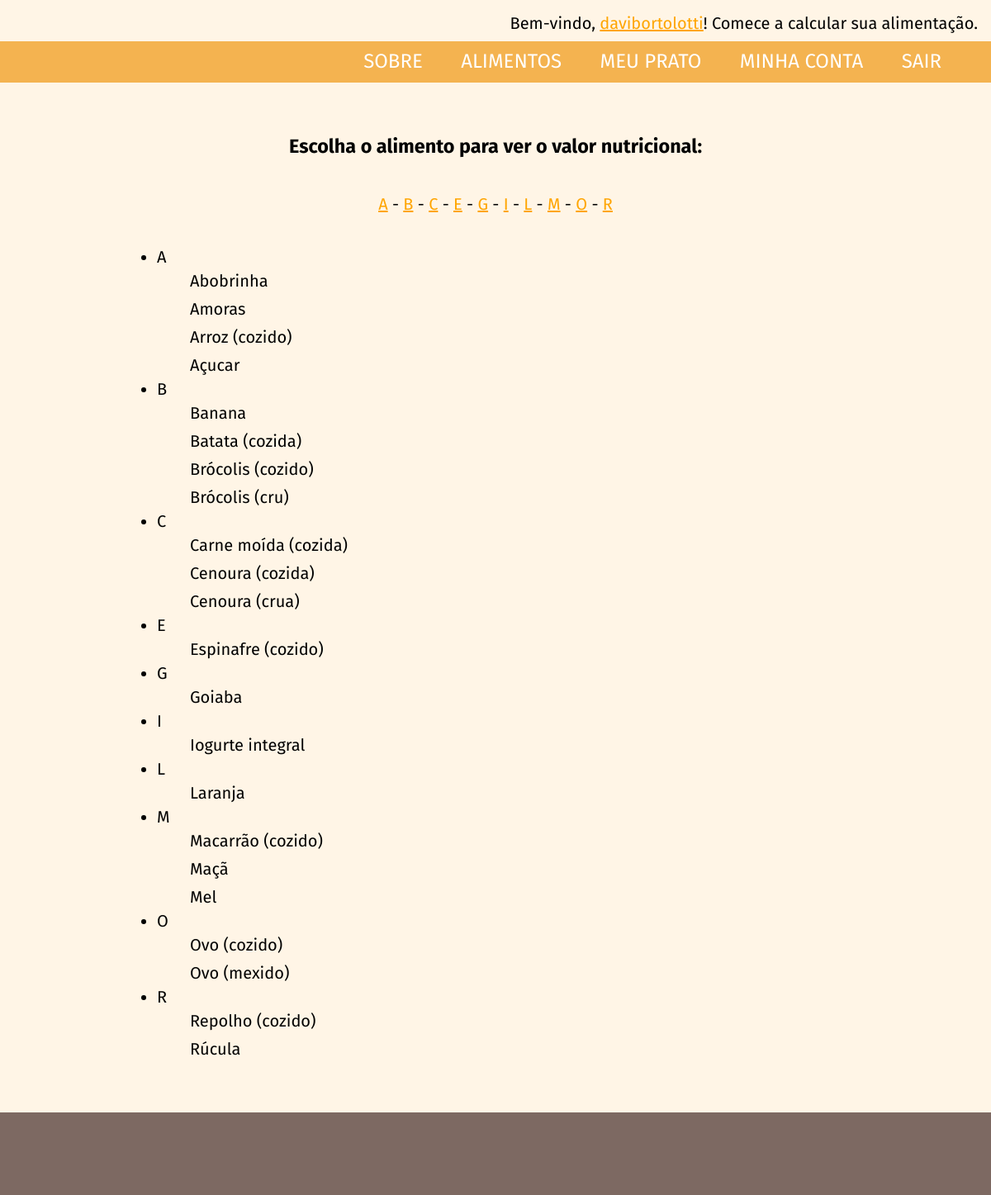
/alimentos (signed in), run on the app's committed database.
### nutrizone/models.py (models this page shows, shortened)
class Food(models.Model):
	name = models.CharField(max_length=100)
	brname = models.CharField(max_length=100, default="")
	ndbno = models.IntegerField()
	altmeasurename = models.CharField(max_length=100, default="")
	altmeasuregram = models.FloatField(default=0)

### nutrizone/views.py (the view)
# urls.py: url(r'^alimentos$', views.foodlist, name='foodlist'),
def foodlist(request):
	foodList = Food.objects.all()
	for food in foodList:
		food.__setattr__('index', food.brname[0])#first letter of headline
	return render(request, 'foodlist.html', {'foodlist': foodList})

### nutrizone/templates/foodlist.html (shortened to what this page needs)
{% extends 'base.html' %}
{% load static %}
{% block css %}
<link rel="stylesheet" href="{% static 'foodlist.css' %}" type="text/css" charset="utf-8">
{% endblock css %}
{% block content %}
<div class="foodlist">
    {% regroup foodlist|dictsort:"index" by index as foodlist %}
    <h3 class="subtitle">Escolha o alimento para ver o valor nutricional:</h3>
    <p class="letter-index">
        {% for index in foodlist %}
        <a class="letter" href="#" id="{{index.grouper}}_link">{{index.grouper}}</a>
        <span> - </span>
        {% endfor %}
    </p>
    <ul class="foods">
	{% for index in foodlist %}
        <li id="{{index.grouper}}" class="grouper"> {{index.grouper}}
            <ul>
                {% for food in index.list|dictsort:"brname" %}
                <li class="food text-font"><a href="./nutrition/{{food.brname}}">{{food.brname}}</a></li>
                {% endfor %}
            </ul>
        </li>
	{% endfor %}
    </ul>
</div>
{% endblock %}

### nutrizone/templates/base.html (shortened to what this page needs)
{% load static %}
<!doctype html>
<head>
	<link rel="stylesheet" href="{% static 'template.css' %}" type="text/css" charset="utf-8">
	{% block css %}{% endblock css %}
</head>
<body class="fundo-laranja-claro">
	<header >
		<div class="mobile-hide">
			<div class="upper-menu fundo-branco">
			{% if request.user.is_authenticated %}
				<p class="welcome text-font">Bem-vindo, <span class="welcomelink">{{request.user.username}}</span>! Comece a calcular sua alimentação.</p>
			{% else %}
				<p class="welcome text-font">Você não está logado. <a class="welcomelink" href="{% url 'signup' %}">Cadastre-se</a>, ou <a id="welcomelink" href="{% url 'logmein' %}">entre</a> para poder salvar seus pratos.</p>
			{% endif %}
			</div>
			<nav class="navigation fundo-laranja fonte-nav">
				<ul class="navitems">
					<li><a href="{% url 'index' %}">SOBRE</a></li>
					<li><a href="{% url 'foodlist' %}">ALIMENTOS</a></li>
					<li><a href="{% url 'meal' %}">MEU PRATO</a></li>
					{% if request.user.is_authenticated %}
					<li class="dropdown"><a href="#">MINHA CONTA</a>
					</li>
					<li><a href="{% url 'logmeout' %}">SAIR</a></li>
					{% else %}
					<li><a href="{% url 'signup' %}">CADASTRE-SE</a></li>
					<li><a href="{% url 'logmein' %}">ENTRAR</a></li>
					{% endif %}
				</ul>
			</nav>
		</div>
	</header>
    <section class="fundo-branco">
   		<div class="content">
    		<div class="description text-font">
				{% block content %} {% endblock %}
			</div>
		</div>
    </section>
    <footer style="background-color: #7D6962; height: 100px">
    </footer>
</body>

### nutrizone/static/template.css (style rules this page uses)
.fundo-branco { background-color: #FFF5E6; }
.fundo-laranja-claro { background-color: #FDE3A7; }
.fundo-laranja { background-color: #F4B350; }
a { text-decoration: none; color: inherit; }
body { margin: 0; }
.upper-menu { text-align: right; height: 50px; }
.welcome { padding: 16px; margin: 0; }
.welcomelink { text-decoration: underline; color: orange; }
.navigation { height:50px; }
.navitems { text-align: right; padding: 10px 40px 10px 40px; margin: 0; }
.navigation li { display: inline-flex; padding: 0 20px; }
.dropdown { position: relative; z-index: 2; height: 40px; }
.fonte-nav { font-size: 24px; color: #FFF; font-family: 'Fira Sans', sans-serif; }
.text-font { font-size: 20px; color: #000; font-family: 'Fira Sans', sans-serif; }
.content { position: relative; width: 1100px; height: 100%; margin: 0 auto; min-height: 800px; }
.description { padding: 20px; }
.subtitle { padding: 20px 100px; text-align: center }

### nutrizone/static/foodlist.css (style rules this page uses)
.foods { padding: 20px 120px; }
.food { list-style: none; padding: 5px 0; }
.letter-index { text-align: center; font-size: 20px; }
.letter { color: orange; text-decoration: underline; }

### data on the page
Food: brname "Abobrinha"
Food: brname "Amoras"
Food: brname "Arroz (cozido)"
Food: brname "Açucar"
Food: brname "Banana"
Food: brname "Batata (cozida)"
Food: brname "Brócolis (cozido)"
Food: brname "Brócolis (cru)"
Food: brname "Carne moída (cozida)"
Food: brname "Cenoura (cozida)"
Food: brname "Cenoura (crua)"
Food: brname "Espinafre (cozido)"
Food: brname "Goiaba"
Food: brname "Iogurte integral"
Food: brname "Laranja"
Food: brname "Macarrão (cozido)"
Food: brname "Maçã"
Food: brname "Mel"
Food: brname "Ovo (cozido)"
Food: brname "Ovo (mexido)"
Food: brname "Repolho (cozido)"
Food: brname "Rúcula"

### other printed values
{{ request.user.username }} "davibortolotti"
{{ index.grouper }} "A" "B" "C" "E" "G" "I" "L" "M" "O" "R"
